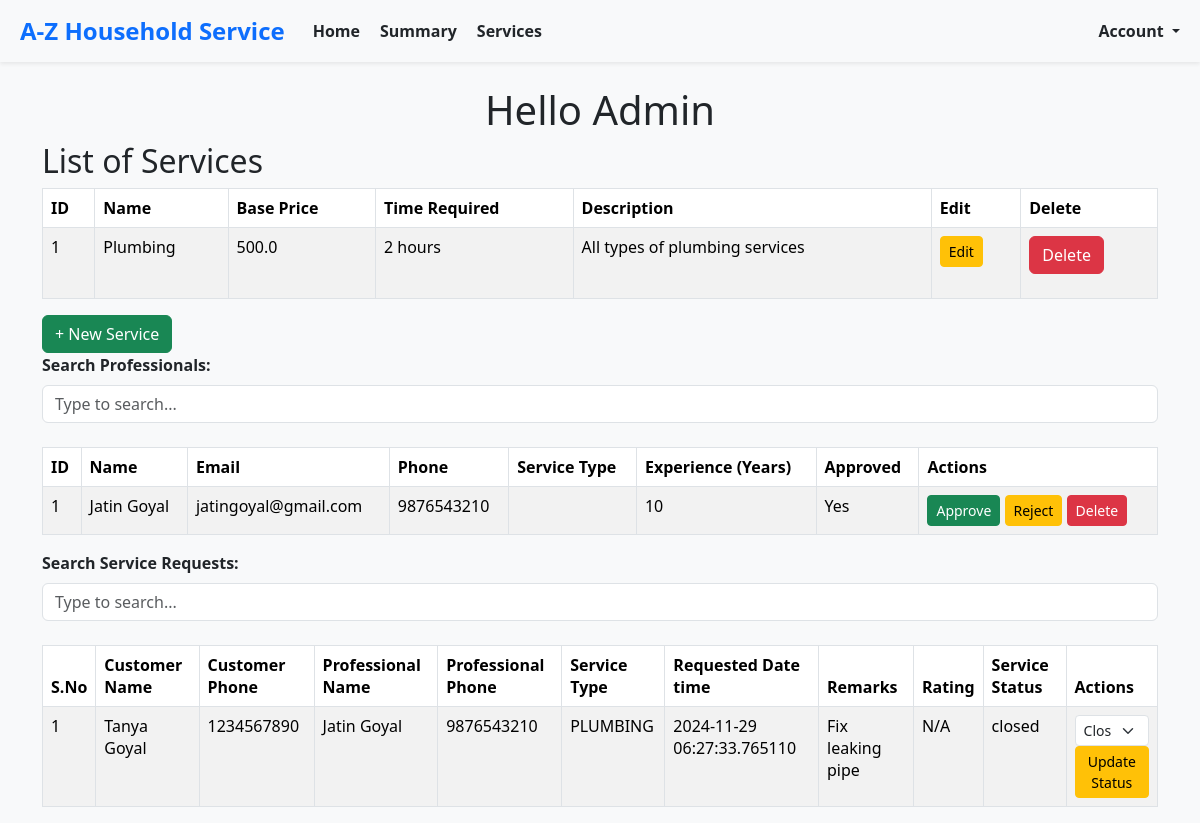
The page /admin/home on the database as committed earlier.
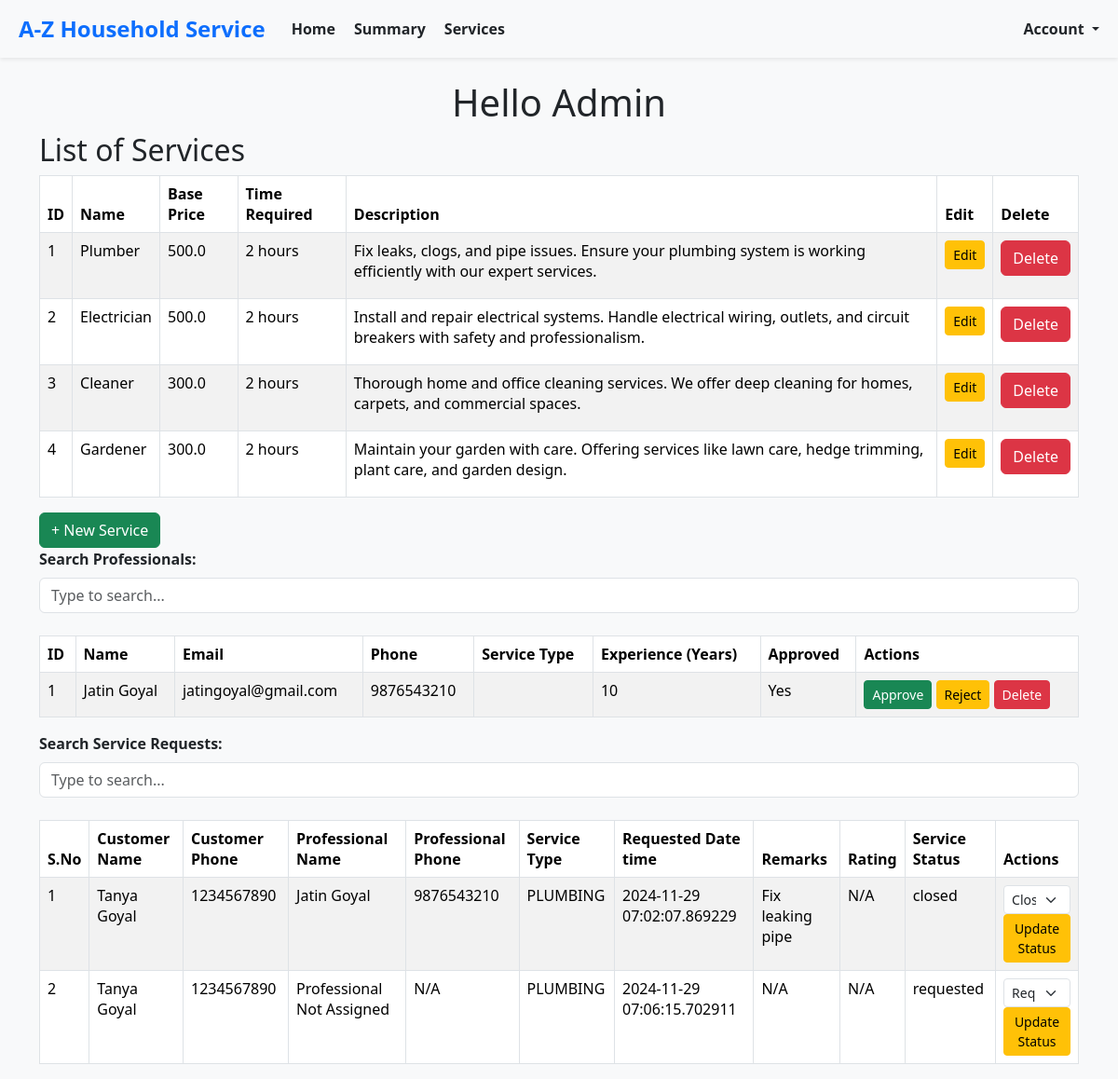
The same page on the database as committed later.
### models.py (models this page shows, shortened)
class BaseModel(db.Model):
    __abstract__ = True  # This makes it an abstract class, not a table in the database
    id = db.Column(db.Integer, primary_key=True)
    created_at = db.Column(db.DateTime, default=datetime.utcnow, nullable=False)  # Ensure it's not nullable
    modified_at = db.Column(db.DateTime, default=datetime.utcnow, onupdate=datetime.utcnow, nullable=False)  # Ensure it's not nullable

class Service(BaseModel):
    __tablename__ = 'service'
    name = db.Column(db.String(150), nullable=False)
    base_price = db.Column(db.Float, nullable=True)  # Made nullable
    time_required = db.Column(db.String(50), nullable=True)  # Made nullable
    description = db.Column(db.Text, nullable=True)  # Made nullable
    professional_id = db.Column(db.Integer, db.ForeignKey('service_professional.id'), nullable=True)
    service_type_id= db.Column(db.Integer, nullable=True)  # Made nullable
    professional = db.relationship('ServiceProfessional', backref='services', lazy=True)

class ServiceProfessional(BaseModel):
    __tablename__ = 'service_professional'
    username = db.Column(db.String(150), unique=True, nullable=False)
    password_hash = db.Column(db.String(200), nullable=False)
    name = db.Column(db.String(150), nullable=True)  # Made nullable
    email = db.Column(db.String(150), unique=True, nullable=True)  # Made nullable
    phone = db.Column(db.String(20), unique=True, nullable=True)  # Made nullable
    experience = db.Column(db.Integer, nullable=True)  # Made nullable
    description = db.Column(db.Text, nullable=True)  # Made nullable
    approved = db.Column(db.Boolean, default=False, nullable=True)  # Made nullable

class Customer(BaseModel):
    __tablename__ = 'customer'
    username = db.Column(db.String(150), unique=True, nullable=False)
    password_hash = db.Column(db.String(200), nullable=False)
    name = db.Column(db.String(150), nullable=True)  # Made nullable
    email = db.Column(db.String(150), unique=True, nullable=False)
    phone = db.Column(db.String(20), unique=True, nullable=False)
    address = db.Column(db.String(300), nullable=True)  # Made nullable
    pincode = db.Column(db.String(300), nullable=True)  # Made nullable

class ServiceRequest(BaseModel):
    __tablename__ = 'service_request'
    service_id = db.Column(db.Integer, db.ForeignKey('service.id'), nullable=True)  # Made nullable
    customer_id = db.Column(db.Integer, db.ForeignKey('customer.id'), nullable=False)
    professional_id = db.Column(db.Integer, db.ForeignKey('service_professional.id'), nullable=True)
    date_of_request = db.Column(db.DateTime, default=datetime.utcnow, nullable=True)  # Made nullable
    date_of_completion = db.Column(db.DateTime, nullable=True)  # Made nullable
    service_status = db.Column(db.String(50), default="requested", nullable=True)  # Made nullable
    service_type_id= db.Column(db.Integer, nullable=True)  # Made nullable
    remarks = db.Column(db.Text, nullable=True)  # Made nullable
    rejected_by_professional_id= db.Column(db.Integer, nullable=True)  # Made nullable
    rating = db.Column(db.Text, nullable=True)  # Made nullable
    payment = db.relationship('Payment', backref='service_request', lazy=True)

### routes.py (the view)
@app.route('/admin/home')
def admin_home():
    professionals = ServiceProfessional.query.all()
    services = Service.query.all()
    service_requests = ServiceRequest.query.all()
    enriched_service_requests = enrich_service_requests(service_requests, None, create_id_mappings())
    return render_template(
        'admin/home.html',
        professionals=professionals,
        services=services,
        service_requests=enriched_service_requests
    )

### routes.py (called while the page is built)
def create_id_mappings():
    service_type_mapping = {st.id: st for st in ServiceType}
    customer_mapping = {c.id: c for c in Customer.query.all()}
    professional_mapping = {p.id: p for p in ServiceProfessional.query.all()}
    return {
        'service_type_mapping': service_type_mapping,
        'customer_mapping': customer_mapping,
        'professional_mapping': professional_mapping
    }

### templates/admin/home.html (shortened to what this page needs)
{% extends 'layout.html' %}
{% block content %}
    <div class="container">
        <h1 class="text-center">Hello Admin</h1>
        <h2>List of Services</h2>
        <div class="table-responsive">
            <table class="table table-bordered table-striped">
                <thead>
                    <tr>
                        <th>ID</th>
                        <th>Name</th>
                        <th>Base Price</th>
                        <th>Time Required</th>
                        <th>Description</th>
                        <th>Edit</th>
                        <th>Delete</th>
                    </tr>
                </thead>
                <tbody>
                    {% for service in services %}
                        <tr>
                            <td>{{ service.id }}</td>
                            <td>{{ service.name }}</td>
                            <td>{{ service.base_price }}</td>
                            <td>{{ service.time_required }}</td>
                            <td>{{ service.description }}</td>
                            <td>
                                <button type="button" class="btn btn-warning btn-sm" data-bs-toggle="modal" data-bs-target="#newServiceModal"
                                        data-service-id="{{ service.id }}"
                                        data-service-name="{{ service.name }}"
                                        data-service-description="{{ service.description }}"
                                        data-service-base-price="{{ service.base_price }}"
                                        data-service-time-required="{{ service.time_required }}">
                                    Edit
                                </button>
                            </td>
                            <td>
                                <form method="post" action="delete_service/{{ service.id }}" onsubmit="return confirm('Are you sure you want to delete this service?');">
                                    <button type="submit" class="btn btn-danger">Delete</button>
                                </form>
                            </td>
                        </tr>
                    {% endfor %}
                </tbody>
            </table>
            <button type="button" class="btn btn-success pull-right" data-bs-toggle="modal" data-bs-target="#newServiceModal">
                + New Service
            </button>
        </div>
    {% include 'admin_professionals.html' %}
            {% include 'admin_service_requests.html' %}
    </div>
    {% endblock %}

### templates/layout.html (shortened to what this page needs)
<!DOCTYPE html>
<html lang="en">
<head>
    <link rel="stylesheet" href="https://cdn.jsdelivr.net/npm/bootstrap@5.3.3/dist/css/bootstrap.min.css">
</head>
<body>
    <div class="container-fluid">
        <div class="content mt-4">
            {% block content %}
            {% endblock %}
        </div>
    </div>
</body>
</html>

### templates/nav_bar.html (shortened to what this page needs)
<nav class="navbar navbar-expand-lg navbar-light bg-light shadow-sm" style="background-color: #f8f9fa;">
    <div class="container-fluid">
        <a class="navbar-brand fw-bold text-primary" href="#" style="font-size: 1.5rem;">
            A-Z Household Service
        </a>
        <div class="collapse navbar-collapse" id="navbarNav">
            <ul class="navbar-nav me-auto">
                <li class="nav-item">
                    <a class="nav-link active text-dark fw-semibold" aria-current="page" href="#">
                         Home
                    </a>
                </li>
                <li class="nav-item">
                    <a class="nav-link text-dark fw-semibold" href="#">
                         Summary
                    </a>
                </li>
                <li class="nav-item">
                    <a class="nav-link text-dark fw-semibold" href="#">
                         Services
                    </a>
                </li>
            </ul>
            <ul class="navbar-nav ms-auto">
                <li class="nav-item dropdown">
                    <a class="nav-link dropdown-toggle text-dark fw-semibold" href="#" id="userDropdown" role="button" data-bs-toggle="dropdown" aria-expanded="false">
                         Account
                    </a>
                </li>
            </ul>
        </div>
    </div>
</nav>

### templates/admin_professionals.html (shortened to what this page needs)
<div class="mb-4">
    <label for="searchInputProfessionals" class="form-label"><strong>Search Professionals:</strong></label>
    <input type="text" id="searchInputProfessionals" class="form-control" placeholder="Type to search...">
</div>
<div class="table-responsive">
    <table class="table table-bordered table-striped" id="professionalsTable">
        <thead>
            <tr>
                <th>ID</th>
                <th>Name</th>
                <th>Email</th>
                <th>Phone</th>
                <th>Service Type</th>
                <th>Experience (Years)</th>
                <th>Approved</th>
                <th>Actions</th>
            </tr>
        </thead>
        <tbody>
            {% for professional in professionals %}
                <tr>
                    <td>{{ professional.id }}</td>
                    <td>{{ professional.name }}</td>
                    <td>{{ professional.email }}</td>
                    <td>{{ professional.phone }}</td>
                    <td>{{ professional.service_type }}</td>
                    <td>{{ professional.experience }}</td>
                    <td>{{ 'Yes' if professional.approved else 'No' }}</td>
                    <td>
                        <form method="post" action="/professionals/action" style="display:inline;">
                            <button class="btn btn-success btn-sm" type="submit">Approve</button>
                        </form>
                        <form method="post" action="/professionals/action" style="display:inline;">
                            <button class="btn btn-warning btn-sm" type="submit">Reject</button>
                        </form>
                        <form method="post" action="/professionals/action" style="display:inline;">
                            <button class="btn btn-danger btn-sm" type="submit">Delete</button>
                        </form>
                    </td>
                </tr>
            {% endfor %}
        </tbody>
    </table>
</div>

### templates/admin_service_requests.html (shortened to what this page needs)
<div class="mb-4">
    <label for="searchInputRequests" class="form-label"><strong>Search Service Requests:</strong></label>
    <input type="text" id="searchInputRequests" class="form-control" placeholder="Type to search...">
</div>
<div class="table-responsive">
    <table class="table table-bordered table-striped" id="serviceRequestsTable">
        <thead>
            <tr>
                <th>S.No</th>
                <th>Customer Name</th>
                <th>Customer Phone</th>
                <th>Professional Name</th>
                <th>Professional Phone</th>
                <th>Service Type</th>
                <th>Requested Date time</th>
                <th>Remarks</th>
                <th>Rating</th>
                <th>Service Status</th>
                <th>Actions</th>
            </tr>
        </thead>
        <tbody>
            {% for request in service_requests %}
                <tr>
                    <td>{{ loop.index }}</td>
                    <td>{{ request.customer_name }}</td>
                    <td>{{ request.customer_phone }}</td>
                    <td>{{ request.professional_name }}</td>
                    <td>{{ request.professional_phone }}</td>
                    <td>{{ request.service_name }}</td>
                    <td>{{ request.date_of_request }}</td>
                    <td>{{ request.remarks }}</td>
                    <td>{{ request.service_request_rating }}</td>
                    <td>{{ request.status }}</td>
                    <td>
                        <form method="post" action="/service_requests/update_status" style="display:inline;">
                            <select name="status" class="form-select form-select-sm">
                                <option value="requested" {% if request.status == 'requested' %}selected{% endif %}>Requested</option>
                                <option value="closed" {% if request.status == 'closed' %}selected{% endif %}>Closed</option>
                            </select>
                            <button class="btn btn-warning btn-sm" type="submit">Update Status</button>
                        </form>
                    </td>
                </tr>
            {% endfor %}
        </tbody>
    </table>
</div>

### templates/layout.html (style rules this page uses)
body { background-color: #f8f9fa; }
.navbar-brand { font-weight: bold; }

Rows that differ between the two databases and show on the page:
changed Service id 1: name "Plumbing" → "Plumber"; description "All types of plumbing services" → "Fix leaks, clogs, and pipe issues. Ensure your plumbing system is working efficiently with our expert services."
added Service: id "2", name "Electrician", base_price "500.0", time_required "2 hours", description "Install and repair electrical systems. Handle electrical wiring, outlets, and circuit breakers with safety and professionalism."
added Service: id "3", name "Cleaner", base_price "300.0", time_required "2 hours", description "Thorough home and office cleaning services. We offer deep cleaning for homes, carpets, and commercial spaces."
added Service: id "4", name "Gardener", base_price "300.0", time_required "2 hours", description "Maintain your garden with care. Offering services like lawn care, hedge trimming, plant care, and garden design."
added ServiceRequest: date_of_request "2024-11-29 07:06:15.702911", status "requested", status "Requested"
Other text that changed with them:
new list line: "1 PLUMBING N/A Update Status"
new list line: "Tanya Goyal 1234567890"
new list line: "Jatin Goyal 9876543210"
new list line: "2024-11-29 07:02:07.869229 Fix leaking pipe closed Closed"
new list line: "2 Professional Not Assigned N/A PLUMBING N/A N/A Update Status"
list line gone: "1 PLUMBING N/A Update Status"
list line gone: "Tanya Goyal 1234567890"
list line gone: "Jatin Goyal 9876543210"
list line gone: "2024-11-29 06:27:33.765110 Fix leaking pipe closed Closed"
